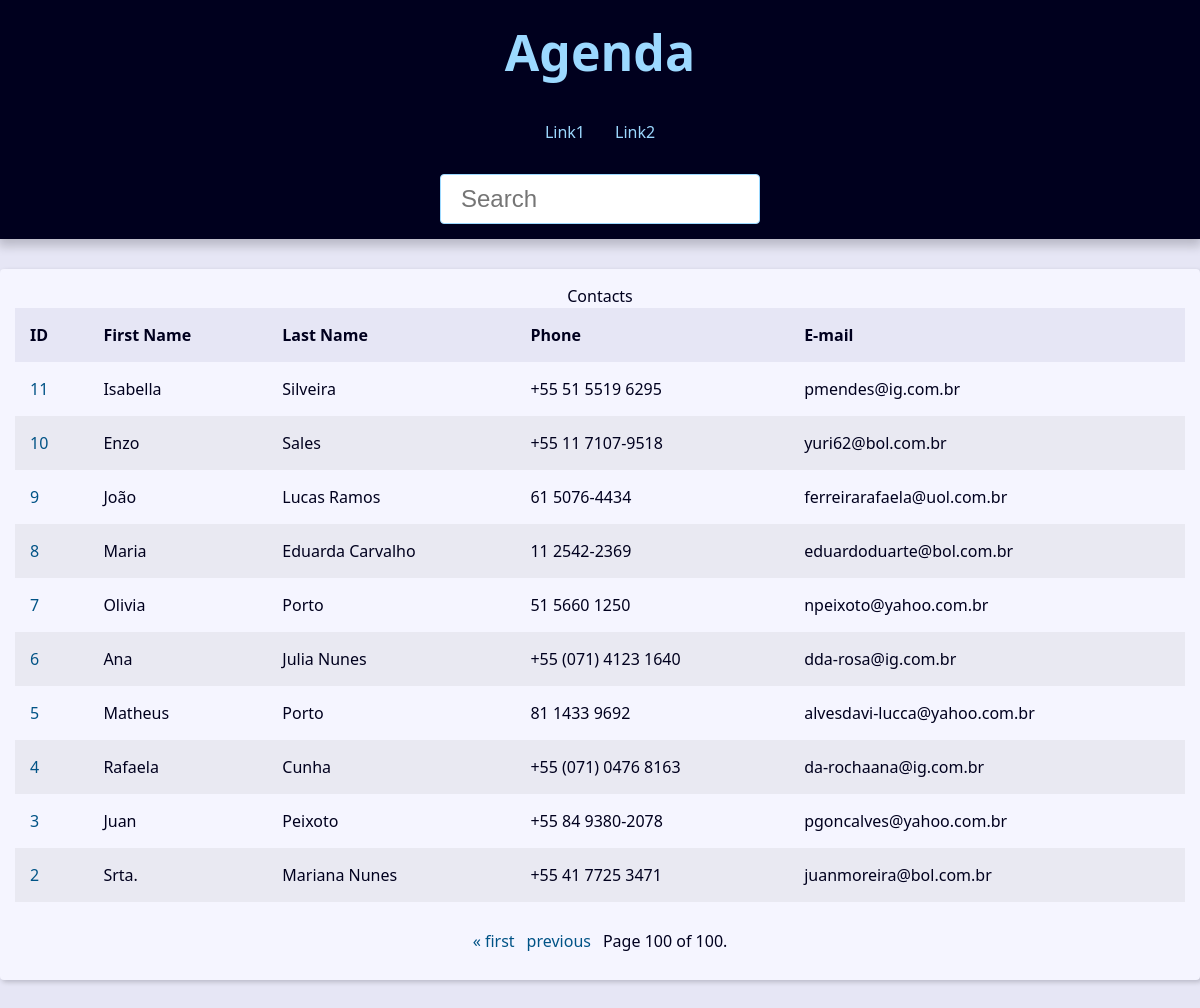
Page /?page=100&q= on the committed database.
### contact/models.py (models this page shows, shortened)
class Contact(models.Model):
    first_name = models.CharField(max_length=50)
    last_name = models.CharField(max_length=50)
    phone = models.CharField(max_length=50)
    email = models.EmailField(max_length=254, blank=True)
    created_date = models.DateTimeField(default=timezone.now)
    description = models.TextField(blank=True)
    show = models.BooleanField(default=True)
    picture = models.ImageField(blank=True, upload_to='pictures/%Y/%m')
    category = models.ForeignKey(Category, on_delete=models.SET_NULL, blank=True, null=True)
    owner = models.ForeignKey(User, on_delete=models.SET_NULL, blank=True, null=True)

### contact/views/contact_views.py (the view)
# urls.py: path('', views.index, name='index'),  # type: ignore
def index(request):
    contacts = Contact.objects \
        .filter(show=True)\
        .order_by('-id')
    paginator = Paginator(contacts, 10)
    page_number = request.GET.get("page")
    page_obj = paginator.get_page(page_number)
    context = {
        'page_obj': page_obj,
        'site_title': 'Contatos - '
    }
    return render(
        request,
        'contact/index.html',
        context
    )

### contact/templates/contact/index.html
{% extends 'global/base.html' %}
{% block content %}
  {% if page_obj %}
    <div class="responsive-table">
      <table class="contacts-table">
        <caption class="table-cation">Contacts</caption>
        <thead>
          <tr class="table-row table-row-header">
            <th class="table-header">ID</th>
            <th class="table-header">First Name</th>
            <th class="table-header">Last Name</th>
            <th class="table-header">Phone</th>
            <th class="table-header">E-mail</th>
          </tr>
        </thead>
        <tbody>
          {% for contact in page_obj %}
            <tr class="table-row">
              <td class="table-cel">
                <a href="{% url 'contact:contact' contact.id %}" class="table-link">{{ contact.id }}</a>
              </td>
              <td class="table-cel">{{ contact.first_name }}</td>
              <td class="table-cel">{{ contact.last_name }}</td>
              <td class="table-cel">{{ contact.phone }}</td>
              <td class="table-cel">{{ contact.email }}</td>
            </tr>
          {% endfor %}
        </tbody>
      </table>
    </div>
  {% else %}
    <div class="single-contact">
      <h1 class="single-contact-name">Nenhum contato encontrado.</h1>
    </div>
  {% endif %}
{% endblock %}

### base_static/global/css/style.css (style rules this page uses)
:root { --spacing: 1.5rem; --link-dark-color: rgb(0, 83, 134); --link-light-color: rgb(156, 217, 255); --clr-white: rgb(245, 245, 255); --clr-black: rgb(0, 0, 30); --clr-light-gray: rgb(230, 230, 245); --clr-dark-shadow-5: rgba(0, 0, 10, 5%); --clr-dark-shadow-10: rgba(0, 0, 10, 10%); --clr-dark-shadow-20: rgba(0, 0, 10, 20%); --clr-light-shadow-5: rgba(200, 200, 255, 5%); --clr-light-shadow-10: rgba(200, 200, 255, 10%); --clr-light-shadow-20: rgba(200, 200, 255, 20%); --main-page-width: 120rem; --table-min-width: 60rem; --biggest-font-size: 5rem; --bigger-font-size: 4rem; --big-font-size: 3.2rem; --medium-font-size: 2.4rem; --small-font-size: 1.6rem; --smaller-font-size: 1.4rem; --smallest-font-size: 1.2rem; --transition-fast: 300ms; --transition-medium: 600ms; --transition-slow: 1s; --default-border-radius: 4px; }
*, *::before, *::after { margin: 0; padding: 0; box-sizing: border-box; }
html { font-size: 62.5%; }
body { font-family: system-ui, -apple-system, BlinkMacSystemFont, 'Segoe UI', Roboto, Oxygen, Ubuntu, Cantarell, 'Open Sans', 'Helvetica Neue', sans-serif; line-height: 1.5; font-size: var(--small-font-size); color: var(--clr-black); -webkit-font-smoothing: antialiased; background: var(--clr-light-gray); }
.responsive-table { width: 100%; overflow-x: auto; }
.contacts-table { width: 100%; min-width: var(--table-min-width); border-collapse: collapse; }
.table-row { text-align: left; text-overflow: ellipsis; transition: background-color var(--transition-fast) ease-in-out; }
.table-row:nth-of-type(2n) { background: var(--clr-dark-shadow-5); }
.table-row-header { background: var(--clr-light-gray); color: var(--clr-black); }
.table-cel, .table-header { padding: var(--spacing); }
.table-link { color: var(--link-dark-color); transition: color var(--transition-fast) ease-in-out; text-decoration: none; }

### rows in the picture
Contact: id "11", first_name "Isabella", last_name "Silveira", phone "+55 51 5519 6295", email "pmendes@ig.com.br"
Contact: id "10", first_name "Enzo", last_name "Sales", phone "+55 11 7107-9518", email "yuri62@bol.com.br"
Contact: id "9", first_name "João", last_name "Lucas Ramos", phone "61 5076-4434", email "ferreirarafaela@uol.com.br"
Contact: id "8", first_name "Maria", last_name "Eduarda Carvalho", phone "11 2542-2369", email "eduardoduarte@bol.com.br"
Contact: id "7", first_name "Olivia", last_name "Porto", phone "51 5660 1250", email "npeixoto@yahoo.com.br"
Contact: id "6", first_name "Ana", last_name "Julia Nunes", phone "+55 (071) 4123 1640", email "dda-rosa@ig.com.br"
Contact: id "5", first_name "Matheus", last_name "Porto", phone "81 1433 9692", email "alvesdavi-lucca@yahoo.com.br"
Contact: id "4", first_name "Rafaela", last_name "Cunha", phone "+55 (071) 0476 8163", email "da-rochaana@ig.com.br"
Contact: id "3", first_name "Juan", last_name "Peixoto", phone "+55 84 9380-2078", email "pgoncalves@yahoo.com.br"
Contact: id "2", first_name "Srta.", last_name "Mariana Nunes", phone "+55 41 7725 3471", email "juanmoreira@bol.com.br"

### other values in the picture
{{ page_obj.number }} "100"
{{ page_obj.paginator.num_pages }} "100"
